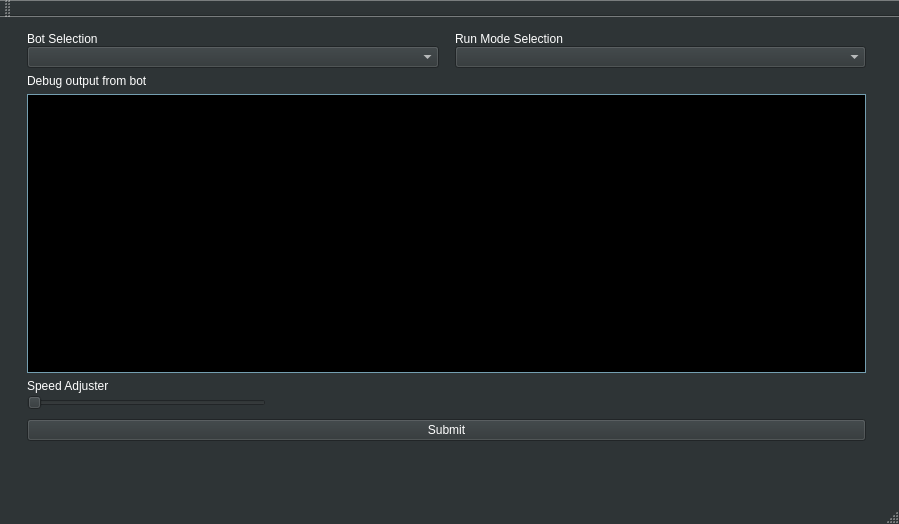
<?xml version="1.0" encoding="UTF-8"?>
<ui version="4.0">
 <class>MainWindow</class>
 <widget class="QMainWindow" name="MainWindow">
  <property name="geometry">
   <rect>
    <x>0</x>
    <y>0</y>
    <width>899</width>
    <height>524</height>
   </rect>
  </property>
  <property name="palette">
   <palette>
    <active>
     <colorrole role="WindowText">
      <brush brushstyle="SolidPattern">
       <color alpha="255">
        <red>255</red>
        <green>255</green>
        <blue>255</blue>
       </color>
      </brush>
     </colorrole>
     <colorrole role="Button">
      <brush brushstyle="SolidPattern">
       <color alpha="255">
        <red>46</red>
        <green>52</green>
        <blue>54</blue>
       </color>
      </brush>
     </colorrole>
     <colorrole role="Light">
      <brush brushstyle="SolidPattern">
       <color alpha="255">
        <red>69</red>
        <green>78</green>
        <blue>81</blue>
       </color>
      </brush>
     </colorrole>
     <colorrole role="Midlight">
      <brush brushstyle="SolidPattern">
       <color alpha="255">
        <red>57</red>
        <green>65</green>
        <blue>67</blue>
       </color>
      </brush>
     </colorrole>
     <colorrole role="Dark">
      <brush brushstyle="SolidPattern">
       <color alpha="255">
        <red>23</red>
        <green>26</green>
        <blue>27</blue>
       </color>
      </brush>
     </colorrole>
     <colorrole role="Mid">
      <brush brushstyle="SolidPattern">
       <color alpha="255">
        <red>30</red>
        <green>34</green>
        <blue>36</blue>
       </color>
      </brush>
     </colorrole>
     <colorrole role="Text">
      <brush brushstyle="SolidPattern">
       <color alpha="255">
        <red>85</red>
        <green>87</green>
        <blue>83</blue>
       </color>
      </brush>
     </colorrole>
     <colorrole role="BrightText">
      <brush brushstyle="SolidPattern">
       <color alpha="255">
        <red>255</red>
        <green>255</green>
        <blue>255</blue>
       </color>
      </brush>
     </colorrole>
     <colorrole role="ButtonText">
      <brush brushstyle="SolidPattern">
       <color alpha="255">
        <red>255</red>
        <green>255</green>
        <blue>255</blue>
       </color>
      </brush>
     </colorrole>
     <colorrole role="Base">
      <brush brushstyle="SolidPattern">
       <color alpha="255">
        <red>0</red>
        <green>0</green>
        <blue>0</blue>
       </color>
      </brush>
     </colorrole>
     <colorrole role="Window">
      <brush brushstyle="SolidPattern">
       <color alpha="255">
        <red>46</red>
        <green>52</green>
        <blue>54</blue>
       </color>
      </brush>
     </colorrole>
     <colorrole role="Shadow">
      <brush brushstyle="SolidPattern">
       <color alpha="255">
        <red>0</red>
        <green>0</green>
        <blue>0</blue>
       </color>
      </brush>
     </colorrole>
     <colorrole role="AlternateBase">
      <brush brushstyle="SolidPattern">
       <color alpha="255">
        <red>23</red>
        <green>26</green>
        <blue>27</blue>
       </color>
      </brush>
     </colorrole>
     <colorrole role="ToolTipBase">
      <brush brushstyle="SolidPattern">
       <color alpha="255">
        <red>255</red>
        <green>255</green>
        <blue>220</blue>
       </color>
      </brush>
     </colorrole>
     <colorrole role="ToolTipText">
      <brush brushstyle="SolidPattern">
       <color alpha="255">
        <red>0</red>
        <green>0</green>
        <blue>0</blue>
       </color>
      </brush>
     </colorrole>
     <colorrole role="PlaceholderText">
      <brush brushstyle="SolidPattern">
       <color alpha="128">
        <red>255</red>
        <green>255</green>
        <blue>255</blue>
       </color>
      </brush>
     </colorrole>
    </active>
    <inactive>
     <colorrole role="WindowText">
      <brush brushstyle="SolidPattern">
       <color alpha="255">
        <red>255</red>
        <green>255</green>
        <blue>255</blue>
       </color>
      </brush>
     </colorrole>
     <colorrole role="Button">
      <brush brushstyle="SolidPattern">
       <color alpha="255">
        <red>46</red>
        <green>52</green>
        <blue>54</blue>
       </color>
      </brush>
     </colorrole>
     <colorrole role="Light">
      <brush brushstyle="SolidPattern">
       <color alpha="255">
        <red>69</red>
        <green>78</green>
        <blue>81</blue>
       </color>
      </brush>
     </colorrole>
     <colorrole role="Midlight">
      <brush brushstyle="SolidPattern">
       <color alpha="255">
        <red>57</red>
        <green>65</green>
        <blue>67</blue>
       </color>
      </brush>
     </colorrole>
     <colorrole role="Dark">
      <brush brushstyle="SolidPattern">
       <color alpha="255">
        <red>23</red>
        <green>26</green>
        <blue>27</blue>
       </color>
      </brush>
     </colorrole>
     <colorrole role="Mid">
      <brush brushstyle="SolidPattern">
       <color alpha="255">
        <red>30</red>
        <green>34</green>
        <blue>36</blue>
       </color>
      </brush>
     </colorrole>
     <colorrole role="Text">
      <brush brushstyle="SolidPattern">
       <color alpha="255">
        <red>85</red>
        <green>87</green>
        <blue>83</blue>
       </color>
      </brush>
     </colorrole>
     <colorrole role="BrightText">
      <brush brushstyle="SolidPattern">
       <color alpha="255">
        <red>255</red>
        <green>255</green>
        <blue>255</blue>
       </color>
      </brush>
     </colorrole>
     <colorrole role="ButtonText">
      <brush brushstyle="SolidPattern">
       <color alpha="255">
        <red>255</red>
        <green>255</green>
        <blue>255</blue>
       </color>
      </brush>
     </colorrole>
     <colorrole role="Base">
      <brush brushstyle="SolidPattern">
       <color alpha="255">
        <red>0</red>
        <green>0</green>
        <blue>0</blue>
       </color>
      </brush>
     </colorrole>
     <colorrole role="Window">
      <brush brushstyle="SolidPattern">
       <color alpha="255">
        <red>46</red>
        <green>52</green>
        <blue>54</blue>
       </color>
      </brush>
     </colorrole>
     <colorrole role="Shadow">
      <brush brushstyle="SolidPattern">
       <color alpha="255">
        <red>0</red>
        <green>0</green>
        <blue>0</blue>
       </color>
      </brush>
     </colorrole>
     <colorrole role="AlternateBase">
      <brush brushstyle="SolidPattern">
       <color alpha="255">
        <red>23</red>
        <green>26</green>
        <blue>27</blue>
       </color>
      </brush>
     </colorrole>
     <colorrole role="ToolTipBase">
      <brush brushstyle="SolidPattern">
       <color alpha="255">
        <red>255</red>
        <green>255</green>
        <blue>220</blue>
       </color>
      </brush>
     </colorrole>
     <colorrole role="ToolTipText">
      <brush brushstyle="SolidPattern">
       <color alpha="255">
        <red>0</red>
        <green>0</green>
        <blue>0</blue>
       </color>
      </brush>
     </colorrole>
     <colorrole role="PlaceholderText">
      <brush brushstyle="SolidPattern">
       <color alpha="128">
        <red>255</red>
        <green>255</green>
        <blue>255</blue>
       </color>
      </brush>
     </colorrole>
    </inactive>
    <disabled>
     <colorrole role="WindowText">
      <brush brushstyle="SolidPattern">
       <color alpha="255">
        <red>23</red>
        <green>26</green>
        <blue>27</blue>
       </color>
      </brush>
     </colorrole>
     <colorrole role="Button">
      <brush brushstyle="SolidPattern">
       <color alpha="255">
        <red>46</red>
        <green>52</green>
        <blue>54</blue>
       </color>
      </brush>
     </colorrole>
     <colorrole role="Light">
      <brush brushstyle="SolidPattern">
       <color alpha="255">
        <red>69</red>
        <green>78</green>
        <blue>81</blue>
       </color>
      </brush>
     </colorrole>
     <colorrole role="Midlight">
      <brush brushstyle="SolidPattern">
       <color alpha="255">
        <red>57</red>
        <green>65</green>
        <blue>67</blue>
       </color>
      </brush>
     </colorrole>
     <colorrole role="Dark">
      <brush brushstyle="SolidPattern">
       <color alpha="255">
        <red>23</red>
        <green>26</green>
        <blue>27</blue>
       </color>
      </brush>
     </colorrole>
     <colorrole role="Mid">
      <brush brushstyle="SolidPattern">
       <color alpha="255">
        <red>30</red>
        <green>34</green>
        <blue>36</blue>
       </color>
      </brush>
     </colorrole>
     <colorrole role="Text">
      <brush brushstyle="SolidPattern">
       <color alpha="255">
        <red>23</red>
        <green>26</green>
        <blue>27</blue>
       </color>
      </brush>
     </colorrole>
     <colorrole role="BrightText">
      <brush brushstyle="SolidPattern">
       <color alpha="255">
        <red>255</red>
        <green>255</green>
        <blue>255</blue>
       </color>
      </brush>
     </colorrole>
     <colorrole role="ButtonText">
      <brush brushstyle="SolidPattern">
       <color alpha="255">
        <red>23</red>
        <green>26</green>
        <blue>27</blue>
       </color>
      </brush>
     </colorrole>
     <colorrole role="Base">
      <brush brushstyle="SolidPattern">
       <color alpha="255">
        <red>46</red>
        <green>52</green>
        <blue>54</blue>
       </color>
      </brush>
     </colorrole>
     <colorrole role="Window">
      <brush brushstyle="SolidPattern">
       <color alpha="255">
        <red>46</red>
        <green>52</green>
        <blue>54</blue>
       </color>
      </brush>
     </colorrole>
     <colorrole role="Shadow">
      <brush brushstyle="SolidPattern">
       <color alpha="255">
        <red>0</red>
        <green>0</green>
        <blue>0</blue>
       </color>
      </brush>
     </colorrole>
     <colorrole role="AlternateBase">
      <brush brushstyle="SolidPattern">
       <color alpha="255">
        <red>46</red>
        <green>52</green>
        <blue>54</blue>
       </color>
      </brush>
     </colorrole>
     <colorrole role="ToolTipBase">
      <brush brushstyle="SolidPattern">
       <color alpha="255">
        <red>255</red>
        <green>255</green>
        <blue>220</blue>
       </color>
      </brush>
     </colorrole>
     <colorrole role="ToolTipText">
      <brush brushstyle="SolidPattern">
       <color alpha="255">
        <red>0</red>
        <green>0</green>
        <blue>0</blue>
       </color>
      </brush>
     </colorrole>
     <colorrole role="PlaceholderText">
      <brush brushstyle="SolidPattern">
       <color alpha="128">
        <red>255</red>
        <green>255</green>
        <blue>255</blue>
       </color>
      </brush>
     </colorrole>
    </disabled>
   </palette>
  </property>
  <property name="mouseTracking">
   <bool>true</bool>
  </property>
  <property name="tabletTracking">
   <bool>true</bool>
  </property>
  <property name="focusPolicy">
   <enum>Qt::ClickFocus</enum>
  </property>
  <property name="windowTitle">
   <string>User input</string>
  </property>
  <property name="windowOpacity">
   <double>1.000000000000000</double>
  </property>
  <property name="autoFillBackground">
   <bool>false</bool>
  </property>
  <widget class="QWidget" name="centralWidget">
   <widget class="QWidget" name="verticalLayoutWidget_3">
    <property name="geometry">
     <rect>
      <x>16</x>
      <y>4</y>
      <width>861</width>
      <height>431</height>
     </rect>
    </property>
    <layout class="QVBoxLayout" name="verticalLayout_3">
     <item>
      <layout class="QHBoxLayout" name="horizontalLayout">
       <item>
        <layout class="QVBoxLayout" name="verticalLayout">
         <property name="spacing">
          <number>0</number>
         </property>
         <item>
          <widget class="QLabel" name="label_2">
           <property name="text">
            <string>Bot Selection</string>
           </property>
          </widget>
         </item>
         <item>
          <widget class="QComboBox" name="BotSelectionBox"/>
         </item>
        </layout>
       </item>
       <item>
        <spacer name="horizontalSpacer">
         <property name="orientation">
          <enum>Qt::Horizontal</enum>
         </property>
         <property name="sizeType">
          <enum>QSizePolicy::Fixed</enum>
         </property>
         <property name="sizeHint" stdset="0">
          <size>
           <width>10</width>
           <height>5</height>
          </size>
         </property>
        </spacer>
       </item>
       <item>
        <layout class="QVBoxLayout" name="verticalLayout_2">
         <property name="spacing">
          <number>0</number>
         </property>
         <item>
          <widget class="QLabel" name="label_3">
           <property name="text">
            <string>Run Mode Selection</string>
           </property>
          </widget>
         </item>
         <item>
          <widget class="QComboBox" name="RunModeBox"/>
         </item>
        </layout>
       </item>
      </layout>
     </item>
     <item>
      <widget class="QLabel" name="label">
       <property name="text">
        <string>Debug output from bot</string>
       </property>
      </widget>
     </item>
     <item>
      <widget class="QTextBrowser" name="DebugWindow">
       <property name="palette">
        <palette>
         <active>
          <colorrole role="WindowText">
           <brush brushstyle="SolidPattern">
            <color alpha="255">
             <red>211</red>
             <green>215</green>
             <blue>207</blue>
            </color>
           </brush>
          </colorrole>
          <colorrole role="Base">
           <brush brushstyle="SolidPattern">
            <color alpha="255">
             <red>0</red>
             <green>0</green>
             <blue>0</blue>
            </color>
           </brush>
          </colorrole>
          <colorrole role="Window">
           <brush brushstyle="SolidPattern">
            <color alpha="255">
             <red>151</red>
             <green>205</green>
             <blue>228</blue>
            </color>
           </brush>
          </colorrole>
         </active>
         <inactive>
          <colorrole role="WindowText">
           <brush brushstyle="SolidPattern">
            <color alpha="255">
             <red>211</red>
             <green>215</green>
             <blue>207</blue>
            </color>
           </brush>
          </colorrole>
          <colorrole role="Base">
           <brush brushstyle="SolidPattern">
            <color alpha="255">
             <red>0</red>
             <green>0</green>
             <blue>0</blue>
            </color>
           </brush>
          </colorrole>
          <colorrole role="Window">
           <brush brushstyle="SolidPattern">
            <color alpha="255">
             <red>151</red>
             <green>205</green>
             <blue>228</blue>
            </color>
           </brush>
          </colorrole>
         </inactive>
         <disabled>
          <colorrole role="WindowText">
           <brush brushstyle="SolidPattern">
            <color alpha="255">
             <red>23</red>
             <green>26</green>
             <blue>27</blue>
            </color>
           </brush>
          </colorrole>
          <colorrole role="Base">
           <brush brushstyle="SolidPattern">
            <color alpha="255">
             <red>151</red>
             <green>205</green>
             <blue>228</blue>
            </color>
           </brush>
          </colorrole>
          <colorrole role="Window">
           <brush brushstyle="SolidPattern">
            <color alpha="255">
             <red>151</red>
             <green>205</green>
             <blue>228</blue>
            </color>
           </brush>
          </colorrole>
         </disabled>
        </palette>
       </property>
      </widget>
     </item>
     <item>
      <layout class="QVBoxLayout" name="verticalLayout_5">
       <item>
        <layout class="QVBoxLayout" name="verticalLayout_4">
         <property name="spacing">
          <number>0</number>
         </property>
         <item>
          <widget class="QLabel" name="label_4">
           <property name="text">
            <string>Speed Adjuster</string>
           </property>
          </widget>
         </item>
         <item>
          <layout class="QHBoxLayout" name="horizontalLayout_4">
           <item>
            <widget class="QSlider" name="SpeedSwitch">
             <property name="sizePolicy">
              <sizepolicy hsizetype="Expanding" vsizetype="Fixed">
               <horstretch>2</horstretch>
               <verstretch>0</verstretch>
              </sizepolicy>
             </property>
             <property name="orientation">
              <enum>Qt::Horizontal</enum>
             </property>
             <property name="tickPosition">
              <enum>QSlider::NoTicks</enum>
             </property>
             <property name="tickInterval">
              <number>5</number>
             </property>
            </widget>
           </item>
           <item>
            <spacer name="horizontalSpacer_2">
             <property name="orientation">
              <enum>Qt::Horizontal</enum>
             </property>
             <property name="sizeType">
              <enum>QSizePolicy::Fixed</enum>
             </property>
             <property name="sizeHint" stdset="0">
              <size>
               <width>600</width>
               <height>20</height>
              </size>
             </property>
            </spacer>
           </item>
          </layout>
         </item>
        </layout>
       </item>
      </layout>
     </item>
     <item>
      <widget class="QPushButton" name="updateButton">
       <property name="text">
        <string>Submit</string>
       </property>
      </widget>
     </item>
    </layout>
   </widget>
  </widget>
  <widget class="QMenuBar" name="menuBar">
   <property name="geometry">
    <rect>
     <x>0</x>
     <y>0</y>
     <width>899</width>
     <height>22</height>
    </rect>
   </property>
  </widget>
  <widget class="QToolBar" name="mainToolBar">
   <attribute name="toolBarArea">
    <enum>TopToolBarArea</enum>
   </attribute>
   <attribute name="toolBarBreak">
    <bool>false</bool>
   </attribute>
  </widget>
  <widget class="QStatusBar" name="statusBar"/>
 </widget>
 <layoutdefault spacing="6" margin="11"/>
 <resources/>
 <connections/>
</ui>
